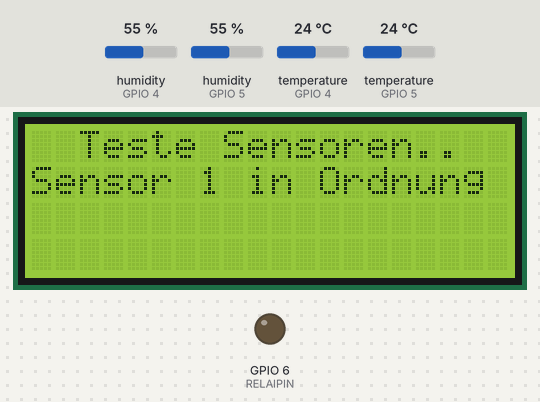
This sketch was run on a simulated ESP32-S3. Shown: 20×4 character LCD, output pins drawn as LEDs (lit = HIGH). The test bench sets the inputs (shaded band); at power-on: humidity (sensors on GPIO 4, GPIO 5) 55 %, temperature (sensors on GPIO 4, GPIO 5) 24 °C. What the sketch prints to the serial monitor is not drawn.

Above: at 1.2 s.
1.3 s: humidity (sensor on GPIO 4) set to 22 %
At 15.1 s:
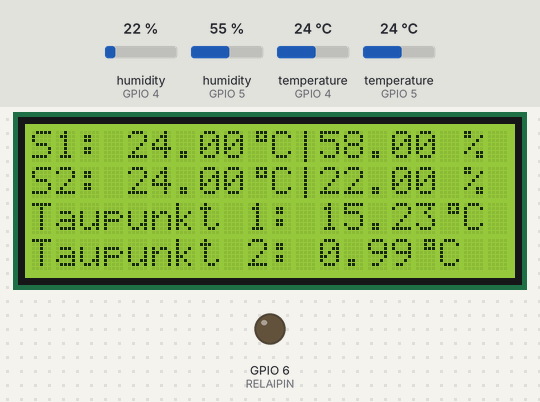
15.3 s: humidity (sensor on GPIO 5) set to 22 %
At 25.3 s:
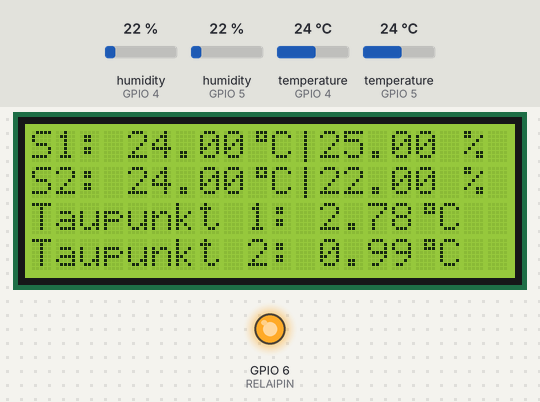
26.2 s: temperature (sensor on GPIO 4) set to 12 °C
At 36.2 s:
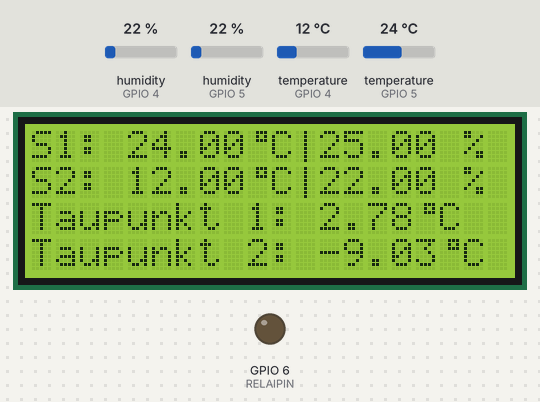
36.8 s: temperature (sensor on GPIO 5) set to 12 °C
At 45.9 s:
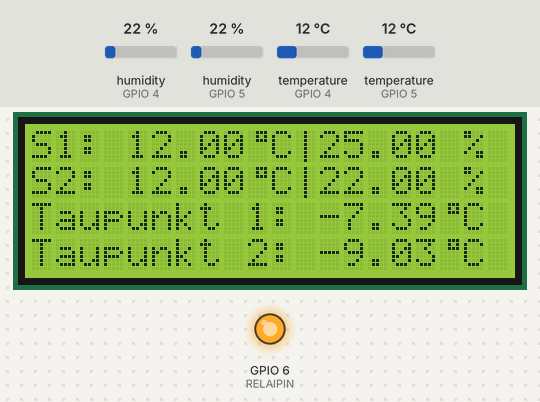
47.4 s: humidity (sensor on GPIO 4) set to 40 %
At 55.7 s:
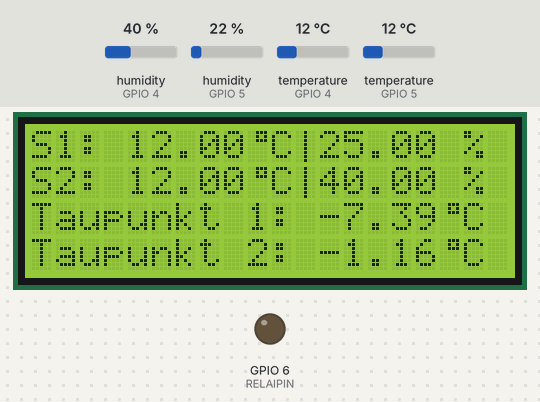
58.0 s: humidity (sensor on GPIO 5) set to 40 %
At 72.4 s:
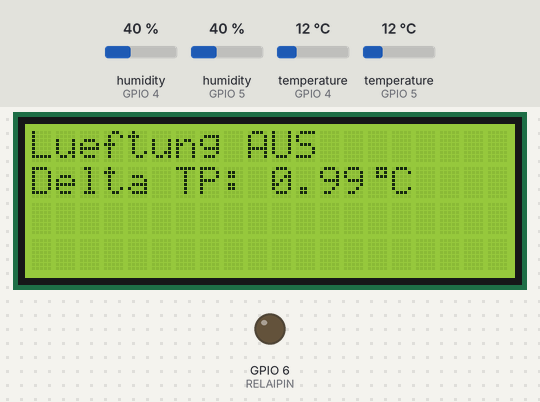
Timing chart, 0 to 73.0 s (numbered marks = the images above; inputs shaded):
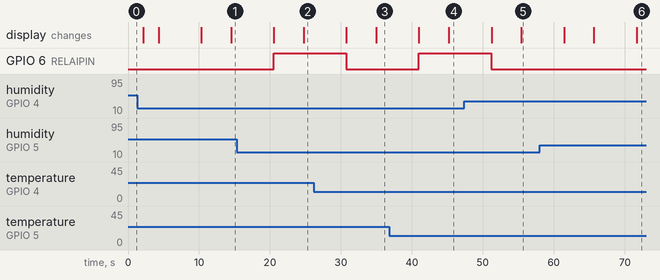

The sketch:

Taupunkt_Lueftung.ino
```cpp
#include "DHT.h"
#include <Wire.h>
#include <LiquidCrystal_I2C.h>
#include "esp_task_wdt.h"  // Für Watchdog Timer

// Definition der Pins
#define RELAIPIN 6 // Anschluss des Lüfter-Relais
#define DHTPIN_1 5 // Datenleitung für den DHT-Sensor 1 (innen)
#define DHTPIN_2 4 // Datenleitung für den DHT-Sensor 2 (außen)

#define SDA_PIN 10 // I2C SDA Pin
#define SCL_PIN 9 // I2C SCL Pin


#define RELAIS_EIN HIGH
#define RELAIS_AUS LOW
bool rel;

#define DHTTYPE_1 DHT22 // DHT 11
#define DHTTYPE_2 DHT22 // DHT 11

// *******  Korrekturwerte der einzelnen Sensorwerte  *******
#define Korrektur_t_1  0 // Korrekturwert Innensensor Temperatur
#define Korrektur_t_2  0 // Korrekturwert Außensensor Temperatur
#define Korrektur_h_1  3  // Korrekturwert Innensensor Luftfeuchtigkeit
#define Korrektur_h_2  0  // Korrekturwert Außensensor Luftfeuchtigkeit
//***********************************************************

#define SCHALTmin   5.0 // minimaler Taupunktunterschied, bei dem das Relais schaltet
#define HYSTERESE   1.0 // Abstand von Ein- und Ausschaltpunkt
#define TEMP1_min  10.0 // Minimale Innentemperatur, bei der die Lüftung aktiviert wird
#define TEMP2_min  10.0 // Minimale Außentemperatur, bei der die Lüftung aktiviert wird

DHT dht1(DHTPIN_1, DHTTYPE_1); // Der Innensensor wird ab jetzt mit dht1 angesprochen
DHT dht2(DHTPIN_2, DHTTYPE_2); // Der Außensensor wird ab jetzt mit dht2 angesprochen

LiquidCrystal_I2C lcd(0x27,20,4); // LCD: I2C-Addresse und Displaygröße setzen

bool fehler = true;

void setup() {
  // Watchdog Timer für ESP32
  esp_task_wdt_init(8, true); // Watchdog auf 8 Sekunden setzen
  esp_task_wdt_add(NULL); // Watchdog hinzufügen

  pinMode(RELAIPIN, OUTPUT);          // Relaispin als Output definieren
  digitalWrite(RELAIPIN, RELAIS_AUS); // Relais ausschalten

  Serial.begin(9600);  // Serielle Ausgabe, falls noch kein LCD angeschlossen ist
  Serial.println(F("Teste Sensoren.."));

  Wire.begin(SDA_PIN, SCL_PIN); // I2C Pins initialisieren
  lcd.init();
  lcd.backlight();
  lcd.setCursor(2,0);
  lcd.print(F("Teste Sensoren.."));

  byte Grad[8] = {B00111,B00101,B00111,B0000,B00000,B00000,B00000,B00000};      // Sonderzeichen ° definieren
  lcd.createChar(0, Grad);
  byte Strich[8] = {B00100,B00100,B00100,B00100,B00100,B00100,B00100,B00100};   // Sonderzeichen senkrechter Strich definieren
  lcd.createChar(1, Strich);

  dht1.begin(); // Sensoren starten
  dht2.begin();
}

void loop() {
  float h1 = dht1.readHumidity() + Korrektur_h_1; // Innenluftfeuchtigkeit auslesen und unter „h1“ speichern
  float t1 = dht1.readTemperature() + Korrektur_t_1; // Innentemperatur auslesen und unter „t1“ speichern
  float h2 = dht2.readHumidity() + Korrektur_h_2; // Außenluftfeuchtigkeit auslesen und unter „h2“ speichern
  float t2 = dht2.readTemperature() + Korrektur_t_2; // Außentemperatur auslesen und unter „t2“ speichern

  if (fehler == true) { // Prüfen, ob gültige Werte von den Sensoren kommen
    fehler = false;
    if (isnan(h1) || isnan(t1) || h1 > 100 || h1 < 1 || t1 < -40 || t1 > 80 )  {
      Serial.println(F("Fehler beim Auslesen vom 1. Sensor!"));
      lcd.setCursor(0,1);
      lcd.print(F("Fehler Sensor 1"));
      fehler = true;
    } else {
      lcd.setCursor(0,1);
      lcd.print(F("Sensor 1 in Ordnung"));
    }

    delay(2000);  // Zeit um das Display zu lesen

    if (isnan(h2) || isnan(t2) || h2 > 100 || h2 < 1 || t2 < -40 || t2  > 80)  {
      Serial.println(F("Fehler beim Auslesen vom 2. Sensor!"));
      lcd.setCursor(0,2);
      lcd.print(F("Fehler Sensor 2"));
      fehler = true;
    } else {
      lcd.setCursor(0,2);
      lcd.print(F("Sensor 2 in Ordnung"));
    }

    delay(2000);  // Zeit um das Display zu lesen
  }
  if (isnan(h1) || isnan(t1) || isnan(h2) || isnan(t2)) fehler = true;

  if (fehler == true) {
    digitalWrite(RELAIPIN, RELAIS_AUS); // Relais ausschalten
    lcd.setCursor(0,3);
    lcd.print(F("CPU Neustart....."));
    while (1);  // Endlosschleife um das Display zu lesen und die CPU durch den Watchdog neu zu starten
  }
  esp_task_wdt_reset();  // Watchdog zurücksetzen

  //**** Taupunkte errechnen ********
  float Taupunkt_1 = taupunkt(t1, h1);
  float Taupunkt_2 = taupunkt(t2, h2);

  // Werteausgabe auf Serial Monitor
  Serial.print(F("Sensor-1: " ));
  Serial.print(F("Luftfeuchtigkeit: "));
  Serial.print(h1);
  Serial.print(F("%  Temperatur: "));
  Serial.print(t1);
  Serial.print(F("°C  "));
  Serial.print(F("  Taupunkt: "));
  Serial.print(Taupunkt_1);
  Serial.println(F("°C  "));

  Serial.print("Sensor-2: " );
  Serial.print(F("Luftfeuchtigkeit: "));
  Serial.print(h2);
  Serial.print(F("%  Temperatur: "));
  Serial.print(t2);
  Serial.print(F("°C "));
  Serial.print(F("   Taupunkt: "));
  Serial.print(Taupunkt_2);
  Serial.println(F("°C  "));

  Serial.println();

  // Werteausgabe auf dem I2C-Display
  lcd.clear();
  lcd.setCursor(0,0);
  lcd.print(F("S1: "));
  lcd.print(t1);
  lcd.write((uint8_t)0); // Sonderzeichen °C
  lcd.write(('C'));
  lcd.write((uint8_t)1); // Sonderzeichen |
  lcd.print(h1);
  lcd.print(F(" %"));

  lcd.setCursor(0,1);
  lcd.print(F("S2: "));
  lcd.print(t2);
  lcd.write((uint8_t)0); // Sonderzeichen °C
  lcd.write(('C'));
  lcd.write((uint8_t)1); // Sonderzeichen |
  lcd.print(h2);
  lcd.print(F(" %"));

  lcd.setCursor(0,2);
  lcd.print(F("Taupunkt 1: "));
  lcd.print(Taupunkt_1);
  lcd.write((uint8_t)0); // Sonderzeichen °C
  lcd.write(('C'));

  lcd.setCursor(0,3);
  lcd.print(F("Taupunkt 2: "));
  lcd.print(Taupunkt_2);
  lcd.write((uint8_t)0); // Sonderzeichen °C
  lcd.write(('C'));

  delay(6000); // Zeit um das Display zu lesen
  esp_task_wdt_reset(); // Watchdog zurücksetzen

  lcd.clear();
  lcd.setCursor(0,0);

  float DeltaTP = Taupunkt_1 - Taupunkt_2;

  if (DeltaTP > (SCHALTmin + HYSTERESE)) rel = true;
  if (DeltaTP < (SCHALTmin)) rel = false;
  if (t1 < TEMP1_min) rel = false;
  if (t2 < TEMP2_min) rel = false;

  if (rel == true) {
    digitalWrite(RELAIPIN, RELAIS_EIN); // Relais einschalten
    lcd.print(F("Lueftung AN"));
  } else {
    digitalWrite(RELAIPIN, RELAIS_AUS); // Relais ausschalten
    lcd.print(F("Lueftung AUS"));
  }

  lcd.setCursor(0,1);
  lcd.print("Delta TP: ");
  lcd.print(DeltaTP);
  lcd.write((uint8_t)0); // Sonderzeichen °C
  lcd.write('C');

  delay(4000);   // Wartezeit zwischen zwei Messungen
  esp_task_wdt_reset();   // Watchdog zurücksetzen
}

float taupunkt(float t, float r) {
  float a, b;

  if (t >= 0) {
    a = 7.5;
    b = 237.3;
  } else if (t < 0) {
    a = 7.6;
    b = 240.7;
  }

  // Sättigungsdampfdruck in hPa
  float sdd = 6.1078 * pow(10, (a*t)/(b+t));

  // Dampfdruck in hPa
  float dd = sdd * (r/100);

  // v-Parameter
  float v = log10(dd/6.1078);

  // Taupunkttemperatur (°C)
  float tt = (b*v) / (a-v);
  return tt;
}

void software_Reset() { // Startet das Programm neu, nicht aber die Sensoren oder das LCD
  esp_restart(); // ESP32 Neustart
}
```

Measured:
- after the input at 15.3 s, the display: first differs from a run without the input after 9.5 s (image 2)
- after the input at 26.2 s, the display: first differs from a run without the input after 8.8 s (image 3)
- after the input at 36.8 s, the display: first differs from a run without the input after 8.4 s (image 4)
- after the input at 47.4 s, the display: first differs from a run without the input after 8.0 s (image 5)
- after the input at 58.0 s, the display: first differs from a run without the input after 7.6 s (image 6 shows a later state)
